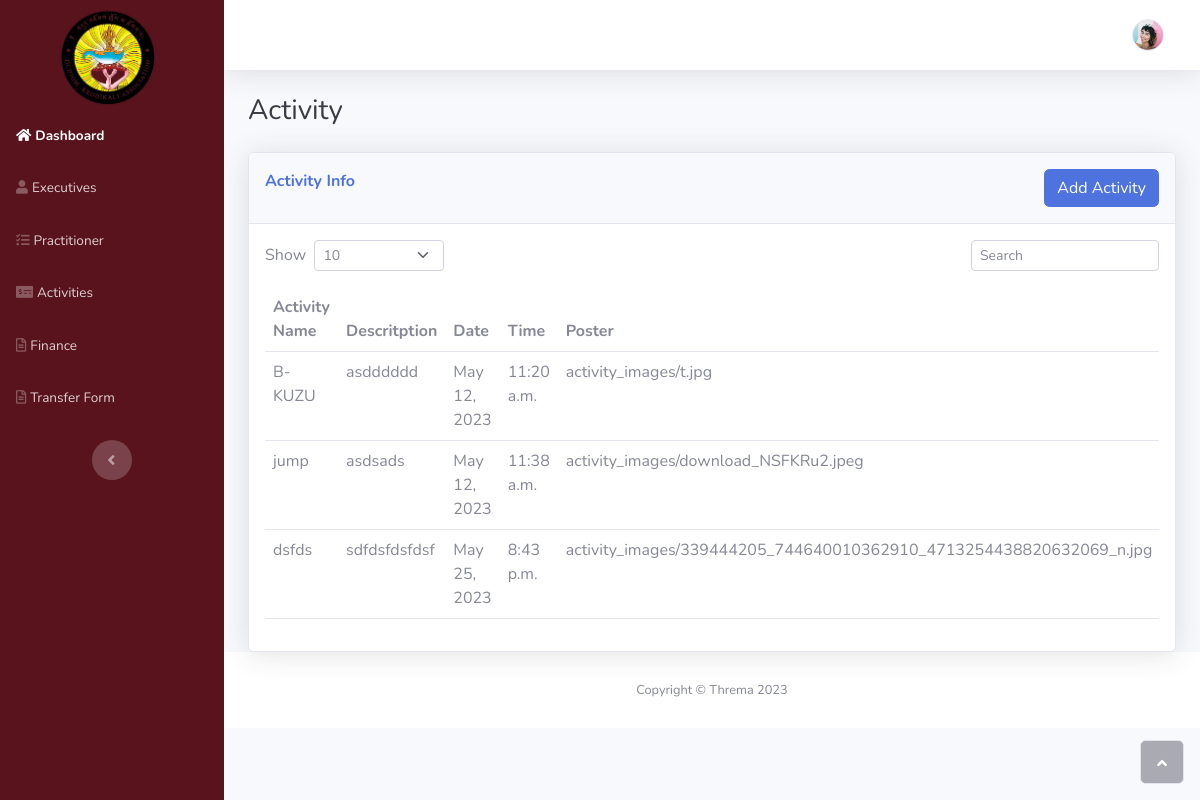
Page /activity/ (signed in) on the committed database.
### base/models.py (models this page shows, shortened)
class Activity(models.Model):
    STATUS_CHOICES = (
        ('PENDING', 'Pending'),
        ('COMPLETED', 'Completed'),
    )
    activity_id = models.AutoField(primary_key=True)
    name = models.CharField(max_length=255)
    description = models.TextField()
    image = models.ImageField(upload_to='activity_images/')
    date = models.DateField()
    time = models.TimeField()
    status = models.CharField(max_length=10, choices=STATUS_CHOICES, default='PENDING')

### base/views.py (the view)
# urls.py: path('activity/', views.activity, name='activity'),
@login_required(login_url=('adminlogin', 'executivelogin'))
def activity(request):
    activity = Activity.objects.all().values()
    context = {
        'Activity': activity
    }
    return render(request, 'base/activity.html', context)

### base/templates/base/activity.html (shortened to what this page needs)
{% extends 'main.html' %}
{% block content %}
                <div class="container-fluid">
                    <h3 class="text-dark mb-4">Activity</h3>
                    <div class="card shadow">
                        <div class="card-header py-3 d-flex justify-content-between">
                            <p class="text-primary m-0 fw-bold">Activity Info</p>
<button type="button" class="btn btn-primary" data-toggle="modal" data-target="#addMemberModal">Add Activity</button>
                        </div>
                        <div class="card-body">
                            <div class="row">
                                <div class="col-md-6 text-nowrap">
                                    <div id="dataTable_length" class="dataTables_length" aria-controls="dataTable">
                                        <label class="form-label">Show&nbsp;
                                            <select class="d-inline-block form-select form-select-sm" onchange="changePageSize(this.value)">
                                                <option value="10" {% if page_size == 10 %}selected{% endif %}>10</option>
                                            </select>
                                        &nbsp;</label>
                                    </div>
                                </div>
                                <div class="col-md-6">
                                    <div class="text-md-end dataTables_filter" id="dataTable_filter">
                                        <label class="form-label">
                                            <input type="text" id="searchInput" class="form-control form-control-sm" aria-controls="dataTable" placeholder="Search" onkeyup="searchTable()">
                                        </label>
                                    </div>
                                </div>
                            </div>
                            <div class="table-responsive table mt-2" id="dataTable" role="grid" aria-describedby="dataTable_info">
                                <table class="table my-0" id="dataTable">
                                    <thead>
                                        <tr>
                                            <th>Activity Name</th>
                                            <th>Descritption</th>
                                            <th>Date</th>
                                            <th>Time</th>
                                            <th>Poster</th>
                                        </tr>
                                    </thead>
                                    <tbody>
                                        {% for activity in Activity %}
                                        <tr>
                                            <td>{{ activity.name }}</td>
                                            <td>{{ activity.description }}</td>
                                            <td>{{ activity.date }}</td>
                                            <td>{{ activity.time }}</td>
                                            <td>{{ activity.image }}</td>
                                        </tr>
                                        {% endfor %}
                                    </tbody>
                                </table>
                            </div>
                        </div>
                    </div>
                </div>
        {% endblock %}

### static/css/untitled.css (style rules this page uses)
body { background-image: url("../../assets/img/rectangle-150.svg"); }

### rows in the picture
Activity: name "B-KUZU", description "asdddddd", date "May 12, 2023", time "11:20 a.m.", image "activity_images/t.jpg"
Activity: name "jump", description "asdsads", date "May 12, 2023", time "11:38 a.m.", image "activity_images/download_NSFKRu2.jpeg"
Activity: name "dsfds", description "sdfdsfdsfdsf", date "May 25, 2023", time "8:43 p.m.", image "activity_images/339444205_744640010362910_4713254438820632069_n.jpg"
